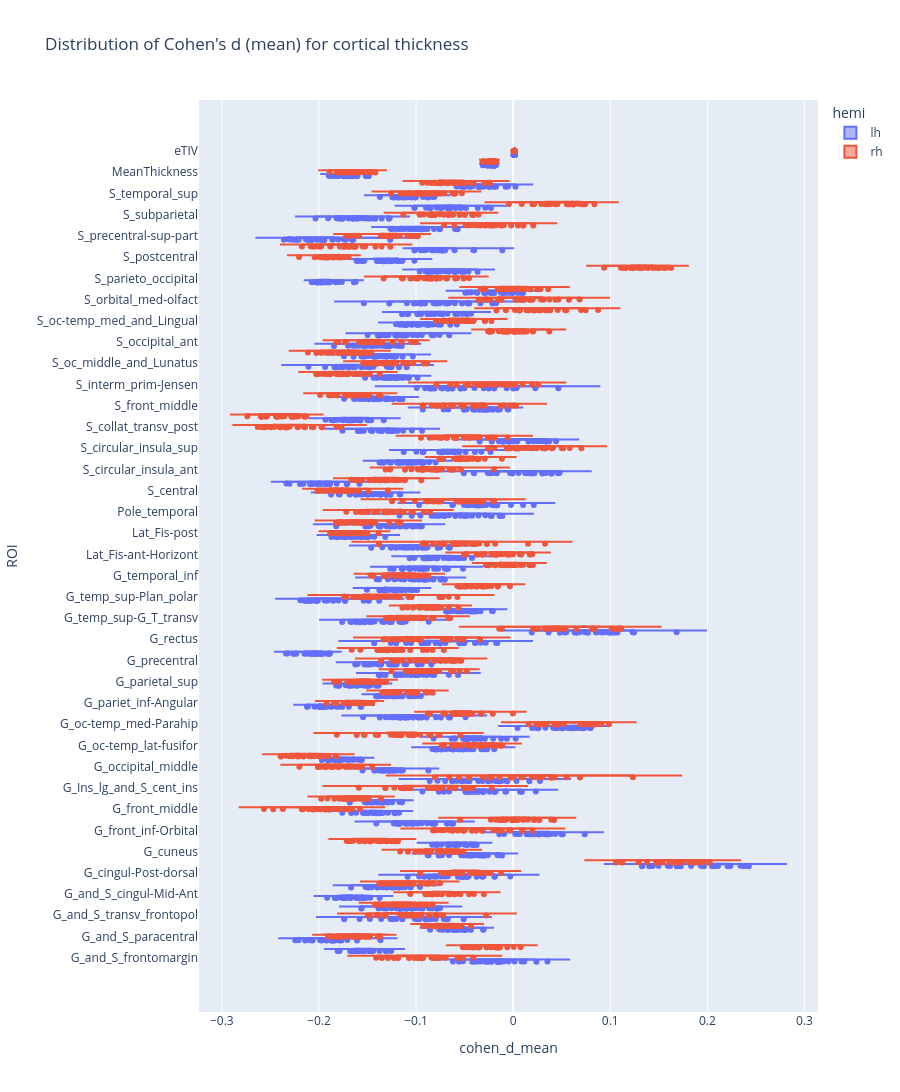

Notebook code for this chart:
### Markdown cell above
#### Distribution of Cohen's d among MCA repetitions

### Code cell
fig = px.violin(
    cohen_d_thickness,
    x="cohen_d_mean",
    y="ROI",
    color="hemi",
    box=True,
    points="all",
    hover_data=["rep", "mean_pop1", "std_pop1", "var_pop1", "mean_pop2", "std_pop2", "var_pop2"],
    height=1600,
    title="Distribution of Cohen's d (mean) for cortical thickness",
).update_traces(orientation="h")
print_figure(fig, filename="figures/cohen_d_mean_thickness.png")

### Figure 1 — Plotly figure (JSON) as saved in the notebook; plotly's stock layout.template omitted (floating-point values rounded to 4 significant figures; data arrays with more than 128 entries replaced by an {"elided": "..."} marker saying what was removed)
{"data": [{"alignmentgroup": "True", "box": {"visible": true}, "customdata": {"elided": "1925x7 float values"}, "hovertemplate": "hemi=lh<br>cohen_d_mean=%{x}<br>ROI=%{y}<br>rep=%{customdata[0]}<br>mean_pop1=%{customdata[1]}<br>std_pop1=%{customdata[2]}<br>var_pop1=%{customdata[3]}<br>mean_pop2=%{customdata[4]}<br>std_pop2=%{customdata[5]}<br>var_pop2=%{customdata[6]}<extra></extra>", "legendgroup": "lh", "marker": {"color": "#636efa"}, "name": "lh", "offsetgroup": "lh", "orientation": "h", "points": "all", "scalegroup": "True", "showlegend": true, "type": "violin", "x": {"elided": "1925 float values"}, "x0": " ", "xaxis": "x", "y": {"elided": "1925 str values"}, "y0": " ", "yaxis": "y"}, {"alignmentgroup": "True", "box": {"visible": true}, "customdata": {"elided": "1925x7 float values"}, "hovertemplate": "hemi=rh<br>cohen_d_mean=%{x}<br>ROI=%{y}<br>rep=%{customdata[0]}<br>mean_pop1=%{customdata[1]}<br>std_pop1=%{customdata[2]}<br>var_pop1=%{customdata[3]}<br>mean_pop2=%{customdata[4]}<br>std_pop2=%{customdata[5]}<br>var_pop2=%{customdata[6]}<extra></extra>", "legendgroup": "rh", "marker": {"color": "#EF553B"}, "name": "rh", "offsetgroup": "rh", "orientation": "h", "points": "all", "scalegroup": "True", "showlegend": true, "type": "violin", "x": {"elided": "1925 float values"}, "x0": " ", "xaxis": "x", "y": {"elided": "1925 str values"}, "y0": " ", "yaxis": "y"}], "layout": {"height": 1600, "legend": {"title": {"text": "hemi"}, "tracegroupgap": 0}, "title": {"text": "Distribution of Cohen's d (mean) for cortical thickness"}, "violinmode": "group", "xaxis": {"anchor": "y", "domain": [0, 1], "title": {"text": "cohen_d_mean"}}, "yaxis": {"anchor": "x", "domain": [0, 1], "title": {"text": "ROI"}}}}
